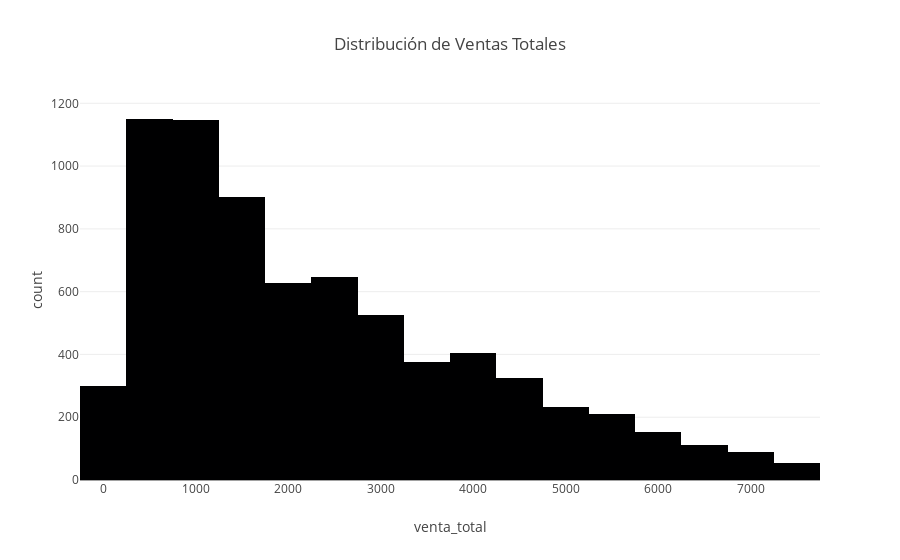

The cell this chart's notebook holds for it:
### Code cell
# Distribución de ventas 
fig_histograma = px.histogram(df, x='venta_total', nbins=20,
                              title='Distribución de Ventas Totales')
#fig_histograma.show()

#fig_histograma.show(renderer='browser')

### Figure 1 — Plotly figure (JSON) as saved in the notebook; plotly's stock layout.template omitted (floating-point values rounded to 4 significant figures; data arrays with more than 128 entries replaced by an {"elided": "..."} marker saying what was removed)
{"data": [{"bingroup": "x", "hovertemplate": "venta_total=%{x}<br>count=%{y}<extra></extra>", "legendgroup": "", "marker": {"color": "#000001", "pattern": {"shape": ""}}, "name": "", "nbinsx": 20, "orientation": "v", "showlegend": false, "type": "histogram", "x": {"elided": "7253 float values"}, "xaxis": "x", "yaxis": "y"}], "layout": {"barmode": "relative", "legend": {"tracegroupgap": 0}, "title": {"text": "Distribución de Ventas Totales"}, "xaxis": {"anchor": "y", "domain": [0, 1], "title": {"text": "venta_total"}}, "yaxis": {"anchor": "x", "domain": [0, 1], "title": {"text": "count"}}}}
